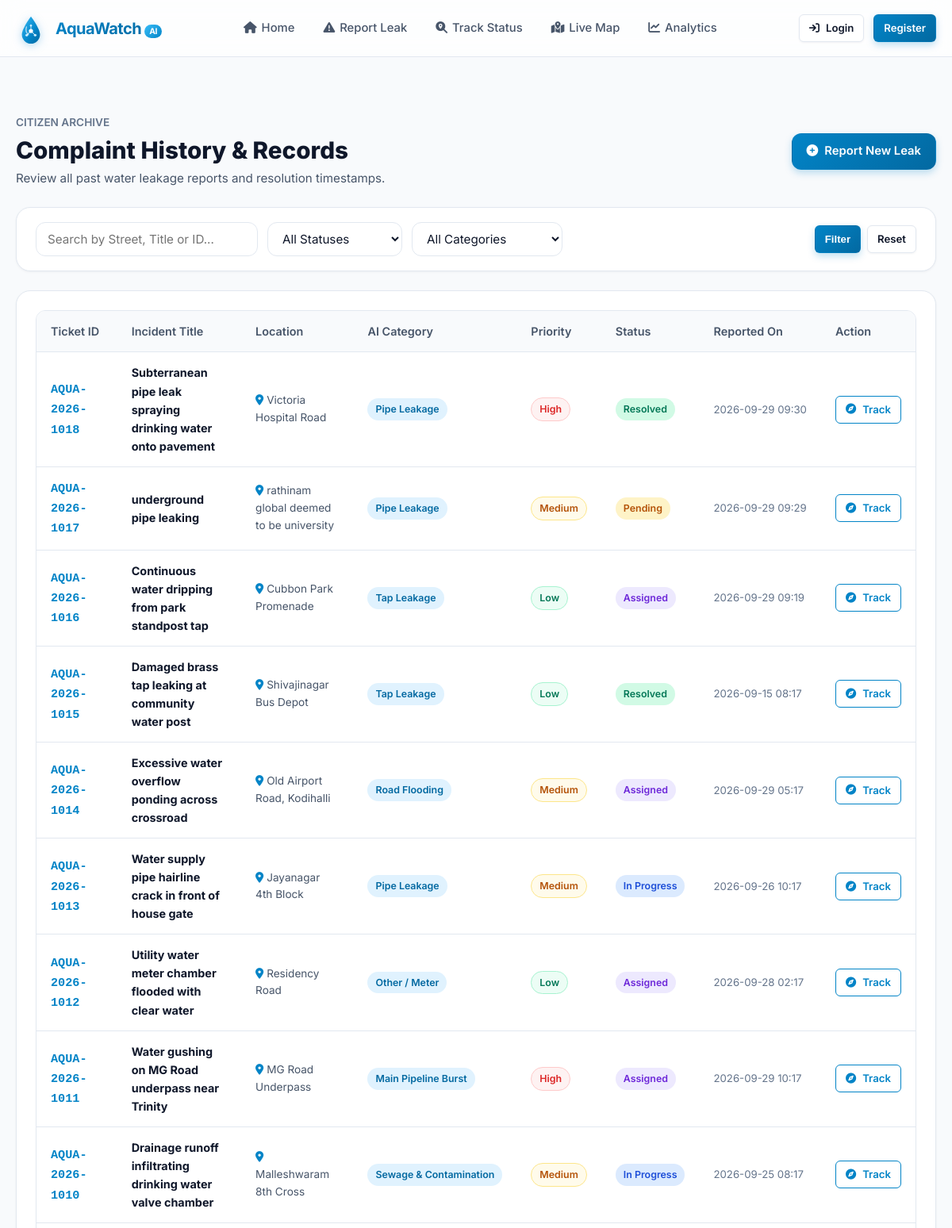
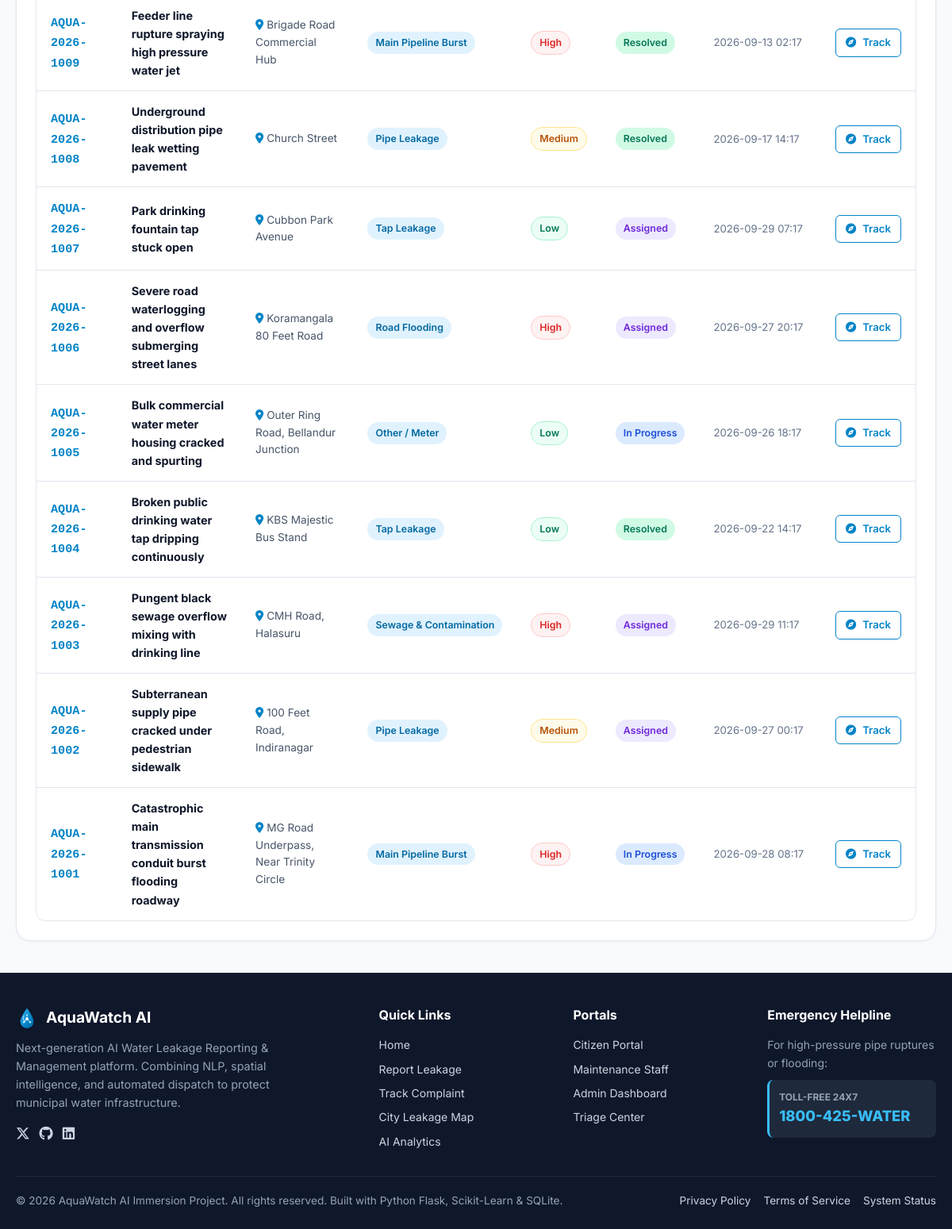
The app's page /history with its own data (2 pictures, top to bottom).
### tables this page shows
CREATE TABLE complaints (
            id INTEGER PRIMARY KEY AUTOINCREMENT,
            complaint_id TEXT UNIQUE NOT NULL,
            user_id INTEGER,
            title TEXT NOT NULL,
            street_name TEXT NOT NULL,
            landmark TEXT,
            latitude REAL NOT NULL,
            longitude REAL NOT NULL,
            category TEXT NOT NULL,
            ai_predicted_category TEXT,
            ai_confidence REAL DEFAULT 0.0,
            priority TEXT NOT NULL DEFAULT 'Medium',
            ai_priority_score INTEGER DEFAULT 50,
            user_severity INTEGER DEFAULT 3,
            description TEXT NOT NULL,
            ai_field_summary TEXT,
            photo_path TEXT,
            status TEXT NOT NULL DEFAULT 'Pending', -- 'Pending', 'Assigned', 'In Progress', 'Resolved', 'Rejected'
            is_duplicate_of TEXT,
            duplicate_score REAL DEFAULT 0.0,
            estimated_loss_lph INTEGER DEFAULT 200,
            created_at TIMESTAMP DEFAULT CURRENT_TIMESTAMP,
            updated_at TIMESTAMP DEFAULT CURRENT_TIMESTAMP,
            FOREIGN KEY (user_id) REFERENCES users (id) ON DELETE SET NULL
        );

### app.py (the view)
@app.route('/history')
def complaint_history():
    query_q = request.args.get('q', '').strip()
    query_status = request.args.get('status', '').strip()
    query_cat = request.args.get('category', '').strip()
    sql = "SELECT * FROM complaints WHERE 1=1"
    params = []
    if query_q:
        sql += " AND (complaint_id LIKE ? OR street_name LIKE ? OR title LIKE ?)"
        pattern = f"%{query_q}%"
        params.extend([pattern, pattern, pattern])
    if query_status:
        sql += " AND status = ?"
        params.append(query_status)
    if query_cat:
        sql += " AND category = ?"
        params.append(query_cat)
    sql += " ORDER BY id DESC"
    conn = get_db_connection()
    complaints = conn.execute(sql, params).fetchall()
    conn.close()
    return render_template(
        'history.html',
        complaints=complaints,
        query_q=query_q,
        query_status=query_status,
        query_cat=query_cat
    )

### database.py (called while the page is built)
def get_db_connection():
    os.makedirs(os.path.dirname(Config.DATABASE_PATH), exist_ok=True)
    conn = sqlite3.connect(Config.DATABASE_PATH)
    conn.row_factory = sqlite3.Row
    conn.execute("PRAGMA foreign_keys = ON")
    return conn

### templates/history.html (shortened to what this page needs)
{% extends 'base.html' %}
{% block content %}
<div class="container" style="padding: 40px 20px;">
  <div style="display: flex; justify-content: space-between; align-items: center; margin-bottom: 24px; flex-wrap: wrap; gap: 16px;">
    <div>
      <div style="font-size: 0.85rem; color: #64748b; font-weight: 600;">CITIZEN ARCHIVE</div>
      <h1 style="font-size: 1.85rem; font-weight: 800; color: #0f172a;">Complaint History &amp; Records</h1>
      <p style="font-size: 0.95rem; color: #475569;">Review all past water leakage reports and resolution timestamps.</p>
    </div>
    <a href="{{ url_for('report_leakage') }}" class="btn btn-primary">
      <i class="fa-solid fa-plus-circle"></i> Report New Leak
    </a>
  </div>
  <div class="card" style="padding: 18px 24px; margin-bottom: 24px;">
    <form method="GET" action="{{ url_for('complaint_history') }}" style="display: flex; gap: 14px; flex-wrap: wrap; align-items: center; justify-content: space-between;">
      <div style="display: flex; gap: 12px; flex-wrap: wrap; flex: 1;">
        <input type="text" name="q" value="{{ query_q or '' }}" placeholder="Search by Street, Title or ID..." class="form-control" style="max-width: 280px;">
        <select name="status" class="form-select" style="max-width: 170px;">
          <option value="">All Statuses</option>
        </select>
        <select name="category" class="form-select" style="max-width: 190px;">
          <option value="">All Categories</option>
        </select>
      </div>
      <div style="display: flex; gap: 8px;">
        <button type="submit" class="btn btn-primary btn-sm">Filter</button>
        <a href="{{ url_for('complaint_history') }}" class="btn btn-secondary btn-sm">Reset</a>
      </div>
    </form>
  </div>
  <div class="card" style="padding: 24px;">
    {% if complaints %}
      <div class="table-responsive">
        <table class="table">
          <thead>
            <tr>
              <th>Ticket ID</th>
              <th>Incident Title</th>
              <th>Location</th>
              <th>AI Category</th>
              <th>Priority</th>
              <th>Status</th>
              <th>Reported On</th>
              <th>Action</th>
            </tr>
          </thead>
          <tbody>
            {% for c in complaints %}
              <tr>
                <td>
                  <strong style="color: var(--primary); font-family: monospace; font-size: 0.95rem;">
                    {{ c.complaint_id }}
                  </strong>
                </td>
                <td>
                  <div style="font-weight: 700; color: #0f172a;">{{ c.title }}</div>
                </td>
                <td style="font-size: 0.85rem; color: #475569;">
                  <i class="fa-solid fa-location-dot" style="color: #0284c7;"></i> {{ c.street_name }}
                </td>
                <td>
                  <span class="badge" style="background:#e0f2fe; color:#0369a1;">
                    {{ c.category }}
                  </span>
                </td>
                <td>
                  <span class="badge badge-prio-{{ c.priority.lower() }}">
                    {{ c.priority }}
                  </span>
                </td>
                <td>
                  <span class="badge badge-{{ c.status.lower().replace(' ', '-') }}">
                    {{ c.status }}
                  </span>
                </td>
                <td style="font-size: 0.825rem; color: #64748b; white-space: nowrap;">
                  {{ c.created_at[:16] }}
                </td>
                <td>
                  <a href="{{ url_for('track_complaint', id=c.complaint_id) }}" class="btn btn-outline btn-sm">
                    <i class="fa-solid fa-compass"></i> Track
                  </a>
                </td>
              </tr>
            {% endfor %}
          </tbody>
        </table>
      </div>
    {% endif %}
  </div>
</div>
{% endblock %}

### records on screen
complaints: complaint_id "AQUA-2026-1018", title "Subterranean pipe leak spraying drinking water onto pavement", street_name "Victoria Hospital Road", category "Pipe Leakage", priority "High", status "Resolved", created_at "2026-09-29 09:30"
complaints: complaint_id "AQUA-2026-1017", title "underground pipe leaking", street_name "rathinam global deemed to be university", category "Pipe Leakage", priority "Medium", status "Pending", created_at "2026-09-29 09:29"
complaints: complaint_id "AQUA-2026-1016", title "Continuous water dripping from park standpost tap", street_name "Cubbon Park Promenade", category "Tap Leakage", priority "Low", status "Assigned", created_at "2026-09-29 09:19"
complaints: complaint_id "AQUA-2026-1015", title "Damaged brass tap leaking at community water post", street_name "Shivajinagar Bus Depot", category "Tap Leakage", priority "Low", status "Resolved", created_at "2026-09-15 08:17"
complaints: complaint_id "AQUA-2026-1014", title "Excessive water overflow ponding across crossroad", street_name "Old Airport Road, Kodihalli", category "Road Flooding", priority "Medium", status "Assigned", created_at "2026-09-29 05:17"
complaints: complaint_id "AQUA-2026-1013", title "Water supply pipe hairline crack in front of house gate", street_name "Jayanagar 4th Block", category "Pipe Leakage", priority "Medium", status "In Progress", created_at "2026-09-26 10:17"
complaints: complaint_id "AQUA-2026-1012", title "Utility water meter chamber flooded with clear water", street_name "Residency Road", category "Other / Meter", priority "Low", status "Assigned", created_at "2026-09-28 02:17"
complaints: complaint_id "AQUA-2026-1011", title "Water gushing on MG Road underpass near Trinity", street_name "MG Road Underpass", category "Main Pipeline Burst", priority "High", status "Assigned", created_at "2026-09-29 10:17"
complaints: complaint_id "AQUA-2026-1010", title "Drainage runoff infiltrating drinking water valve chamber", street_name "Malleshwaram 8th Cross", category "Sewage & Contamination", priority "Medium", status "In Progress", created_at "2026-09-25 08:17"
complaints: complaint_id "AQUA-2026-1009", title "Feeder line rupture spraying high pressure water jet", street_name "Brigade Road Commercial Hub", category "Main Pipeline Burst", priority "High", status "Resolved", created_at "2026-09-13 02:17"
complaints: complaint_id "AQUA-2026-1008", title "Underground distribution pipe leak wetting pavement", street_name "Church Street", category "Pipe Leakage", priority "Medium", status "Resolved", created_at "2026-09-17 14:17"
complaints: complaint_id "AQUA-2026-1007", title "Park drinking fountain tap stuck open", street_name "Cubbon Park Avenue", category "Tap Leakage", priority "Low", status "Assigned", created_at "2026-09-29 07:17"
complaints: complaint_id "AQUA-2026-1006", title "Severe road waterlogging and overflow submerging street lanes", street_name "Koramangala 80 Feet Road", category "Road Flooding", priority "High", status "Assigned", created_at "2026-09-27 20:17"
complaints: complaint_id "AQUA-2026-1005", title "Bulk commercial water meter housing cracked and spurting", street_name "Outer Ring Road, Bellandur Junction", category "Other / Meter", priority "Low", status "In Progress", created_at "2026-09-26 18:17"
complaints: complaint_id "AQUA-2026-1004", title "Broken public drinking water tap dripping continuously", street_name "KBS Majestic Bus Stand", category "Tap Leakage", priority "Low", status "Resolved", created_at "2026-09-22 14:17"
complaints: complaint_id "AQUA-2026-1003", title "Pungent black sewage overflow mixing with drinking line", street_name "CMH Road, Halasuru", category "Sewage & Contamination", priority "High", status "Assigned", created_at "2026-09-29 11:17"
complaints: complaint_id "AQUA-2026-1002", title "Subterranean supply pipe cracked under pedestrian sidewalk", street_name "100 Feet Road, Indiranagar", category "Pipe Leakage", priority "Medium", status "Assigned", created_at "2026-09-27 00:17"
complaints: complaint_id "AQUA-2026-1001", title "Catastrophic main transmission conduit burst flooding roadway", street_name "MG Road Underpass, Near Trinity Circle", category "Main Pipeline Burst", priority "High", status "In Progress", created_at "2026-09-28 08:17"
